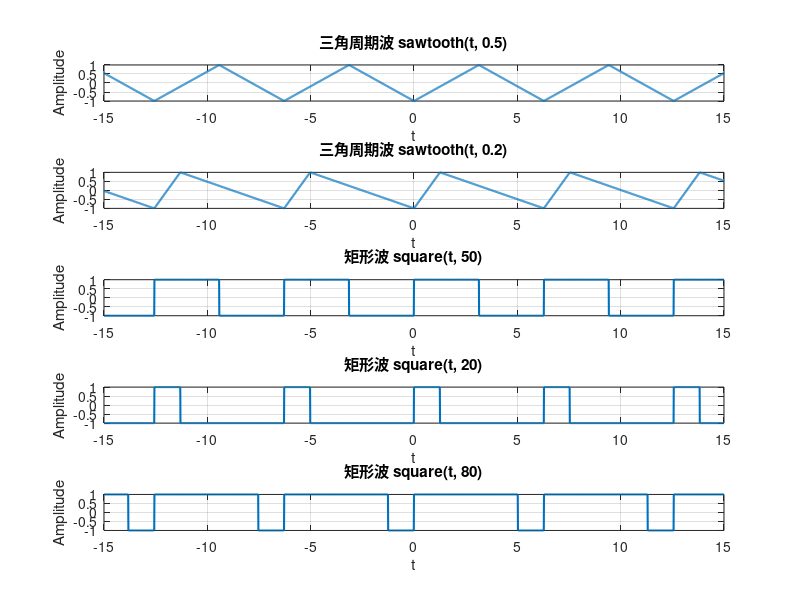

MATLAB code to generate this figure: (Note: this script raises an error after producing the figure.)
% t = -4:0.01:4;
% ut = stepfun(t, 0);
% plot(t, ut);
% axis([-1, 4, -0.5, 1.5])

% gt = stepfun(t, -2) - stepfun(t, 2);
% plot(t, gt)
% axis([-4, 4, -0.5, 1.5])

% t = -5:0.01:5;
% s = sign(t);
% u = 0.5 + 0.5 * s
% subplot(2, 1, 1);
% plot(t, s);title('符号函数');
% axis([-5, 5, -1.5, 1.5]);
% subplot(2,1,2);
% plot(t, u);title('单位阶跃函数');
% axis([-5, 5, -0.5, 1.5]);

% t = 0:0.01:2*pi;
% f = sin(t);
% plot(t, f);
% title('sin(x)')

% t = 0:0.01:5;
% f = exp(t);
% plot(t, f);
% title("exp(x)");



% t = -2*pi:0.01:2*pi;
% f = sinc(t);
% plot(t, f);
% title('sinc(x)')


% t = -10:0.01:10;    
% w = 4;              
% y = tripuls(t, w); 
% 
% plot(t, y, 'LineWidth', 1.5);
% xlabel('t');
% ylabel('Amplitude');
% title(['三角脉冲信号']);

% t = -10:0.01:10;    
% w = 10;              
% y = tripuls(t, w); 
% 
% plot(t, y, 'LineWidth', 1.5);
% xlabel('t');
% ylabel('Amplitude');
% title(['三角脉冲信号']);


% t = -15:0.01:15;   
% width = 0.5;     
% y = sawtooth(t, width);
% 
% plot(t, y, 'LineWidth', 1.5);
% xlabel('t');
% ylabel('Amplitude');
% title(['三角波周期信号 w=0.5']);

% t = -15:0.01:15;   
% width = 1;     
% y = sawtooth(t, width);
% 
% plot(t, y, 'LineWidth', 1.5);
% xlabel('t');
% ylabel('Amplitude');
% title(['三角波周期信号 w=1']);

% t = -15:0.01:15;   
% width = 0;     
% y = sawtooth(t, width);
% 
% plot(t, y, 'LineWidth', 1.5);
% xlabel('t');
% ylabel('Amplitude');
% title(['三角波周期信号 w=0']);

% t = -10:0.01:10;   
% w = 2;              
% y = rectpuls(t, w);
% 
% plot(t, y, 'LineWidth', 1.5);
% xlabel('t');
% ylabel('Amplitude');
% title(['矩形脉冲信号']);

% t = -15:0.01:15;   
% duty = 50;           
% y = square(t, duty);
% 
% plot(t, y, 'LineWidth', 1.5);
% xlabel('t');
% ylabel('Amplitude');
% title(['周期矩形波信号']);


% t = -4:0.01:4;
% f = (t>=0 & t<1)*2 + (t>=1 & t<2)*1;
% 
% 
% t_new = -10:0.01:10;
% tt = 0.3*t_new + 1;
% 
% f_new = (tt>=0 & tt<1)*2 + (tt>=1 & tt<2)*1;
% 
% subplot(2,1,1);
% plot(t, f, 'LineWidth', 1.5);
% xlabel('t'); ylabel('f(t)');
% title('原信号 f(t)');
% grid on;
% 
% subplot(2,1,2);
% plot(t_new, f_new, 'r', 'LineWidth', 1.5);
% xlabel('t'); ylabel('f(0.3t + 1)');
% title('变换后信号 f(0.3t + 1)');
% grid on;

% 文件名: multi_wave_subplot.m
clc; clear; close all;

t = -15:0.01:15;  % 时间轴

% ===== 三角周期波 =====
y1 = sawtooth(t, 0.5);   % 对称三角波
y2 = sawtooth(t, 0.2);   % 不对称三角波

% ===== 矩形周期波 =====
y3 = square(t, 50);  % 占空比 50%
y4 = square(t, 20);  % 占空比 20%
y5 = square(t, 80);  % 占空比 80%

% ===== 绘图 =====
figure;

subplot(5,1,1);
plot(t, y1, 'LineWidth', 1.5);
title('三角周期波 sawtooth(t, 0.5)');
xlabel('t'); ylabel('Amplitude');
grid on;

subplot(5,1,2);
plot(t, y2, 'LineWidth', 1.5);
title('三角周期波 sawtooth(t, 0.2)');
xlabel('t'); ylabel('Amplitude');
grid on;

subplot(5,1,3);
plot(t, y3, 'LineWidth', 1.5);
title('矩形波 square(t, 50)');
xlabel('t'); ylabel('Amplitude');
grid on;

subplot(5,1,4);
plot(t, y4, 'LineWidth', 1.5);
title('矩形波 square(t, 20)');
xlabel('t'); ylabel('Amplitude');
grid on;

subplot(5,1,5);
plot(t, y5, 'LineWidth', 1.5);
title('矩形波 square(t, 80)');
xlabel('t'); ylabel('Amplitude');
grid on;

% 优化整体布局
sgtitle('两个三角周期波与三个矩形周期波');
